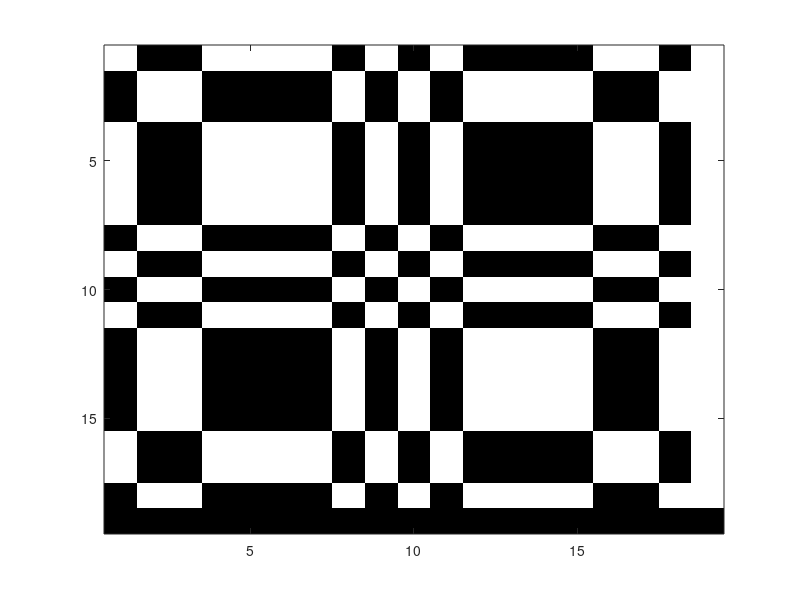

Write MATLAB code to recreate this figure.
function outcome=basicmura()
code1919=[
%%%%%%%%%%%19*191 1 0 0 1 1 1 1 0 1 0 1 0 0 0 0 1 1 0;
1 0 0 1 1 1 1 0 1 0 1 0 0 0 0 1 1 0 1 1 0 0 1 1 1 1 0 1 0 1 0 0 0 0 1 1 0;
0 1 1 0 0 0 0 1 0 1 0 1 1 1 1 0 0 1 1 0 1 1 0 0 0 0 1 0 1 0 1 1 1 1 0 0 1;
0 1 1 0 0 0 0 1 0 1 0 1 1 1 1 0 0 1 1 0 1 1 0 0 0 0 1 0 1 0 1 1 1 1 0 0 1;
1 0 0 1 1 1 1 0 1 0 1 0 0 0 0 1 1 0 1 1 0 0 1 1 1 1 0 1 0 1 0 0 0 0 1 1 0;
1 0 0 1 1 1 1 0 1 0 1 0 0 0 0 1 1 0 1 1 0 0 1 1 1 1 0 1 0 1 0 0 0 0 1 1 0;
1 0 0 1 1 1 1 0 1 0 1 0 0 0 0 1 1 0 1 1 0 0 1 1 1 1 0 1 0 1 0 0 0 0 1 1 0;
1 0 0 1 1 1 1 0 1 0 1 0 0 0 0 1 1 0 1 1 0 0 1 1 1 1 0 1 0 1 0 0 0 0 1 1 0;
0 1 1 0 0 0 0 1 0 1 0 1 1 1 1 0 0 1 1 0 1 1 0 0 0 0 1 0 1 0 1 1 1 1 0 0 1;
1 0 0 1 1 1 1 0 1 0 1 0 0 0 0 1 1 0 1 1 0 0 1 1 1 1 0 1 0 1 0 0 0 0 1 1 0;
0 1 1 0 0 0 0 1 0 1 0 1 1 1 1 0 0 1 1 0 1 1 0 0 0 0 1 0 1 0 1 1 1 1 0 0 1;
1 0 0 1 1 1 1 0 1 0 1 0 0 0 0 1 1 0 1 1 0 0 1 1 1 1 0 1 0 1 0 0 0 0 1 1 0;
0 1 1 0 0 0 0 1 0 1 0 1 1 1 1 0 0 1 1 0 1 1 0 0 0 0 1 0 1 0 1 1 1 1 0 0 1;
0 1 1 0 0 0 0 1 0 1 0 1 1 1 1 0 0 1 1 0 1 1 0 0 0 0 1 0 1 0 1 1 1 1 0 0 1;
0 1 1 0 0 0 0 1 0 1 0 1 1 1 1 0 0 1 1 0 1 1 0 0 0 0 1 0 1 0 1 1 1 1 0 0 1;
0 1 1 0 0 0 0 1 0 1 0 1 1 1 1 0 0 1 1 0 1 1 0 0 0 0 1 0 1 0 1 1 1 1 0 0 1;
1 0 0 1 1 1 1 0 1 0 1 0 0 0 0 1 1 0 1 1 0 0 1 1 1 1 0 1 0 1 0 0 0 0 1 1 0;
1 0 0 1 1 1 1 0 1 0 1 0 0 0 0 1 1 0 1 1 0 0 1 1 1 1 0 1 0 1 0 0 0 0 1 1 0;
0 1 1 0 0 0 0 1 0 1 0 1 1 1 1 0 0 1 1 0 1 1 0 0 0 0 1 0 1 0 1 1 1 1 0 0 1;
0 0 0 0 0 0 0 0 0 0 0 0 0 0 0 0 0 0 0 0 0 0 0 0 0 0 0 0 0 0 0 0 0 0 0 0 0;
1 0 0 1 1 1 1 0 1 0 1 0 0 0 0 1 1 0 1 1 0 0 1 1 1 1 0 1 0 1 0 0 0 0 1 1 0;
0 1 1 0 0 0 0 1 0 1 0 1 1 1 1 0 0 1 1 0 1 1 0 0 0 0 1 0 1 0 1 1 1 1 0 0 1;
0 1 1 0 0 0 0 1 0 1 0 1 1 1 1 0 0 1 1 0 1 1 0 0 0 0 1 0 1 0 1 1 1 1 0 0 1;
1 0 0 1 1 1 1 0 1 0 1 0 0 0 0 1 1 0 1 1 0 0 1 1 1 1 0 1 0 1 0 0 0 0 1 1 0;
1 0 0 1 1 1 1 0 1 0 1 0 0 0 0 1 1 0 1 1 0 0 1 1 1 1 0 1 0 1 0 0 0 0 1 1 0;
1 0 0 1 1 1 1 0 1 0 1 0 0 0 0 1 1 0 1 1 0 0 1 1 1 1 0 1 0 1 0 0 0 0 1 1 0;
1 0 0 1 1 1 1 0 1 0 1 0 0 0 0 1 1 0 1 1 0 0 1 1 1 1 0 1 0 1 0 0 0 0 1 1 0;
0 1 1 0 0 0 0 1 0 1 0 1 1 1 1 0 0 1 1 0 1 1 0 0 0 0 1 0 1 0 1 1 1 1 0 0 1;
1 0 0 1 1 1 1 0 1 0 1 0 0 0 0 1 1 0 1 1 0 0 1 1 1 1 0 1 0 1 0 0 0 0 1 1 0;
0 1 1 0 0 0 0 1 0 1 0 1 1 1 1 0 0 1 1 0 1 1 0 0 0 0 1 0 1 0 1 1 1 1 0 0 1;
1 0 0 1 1 1 1 0 1 0 1 0 0 0 0 1 1 0 1 1 0 0 1 1 1 1 0 1 0 1 0 0 0 0 1 1 0;
0 1 1 0 0 0 0 1 0 1 0 1 1 1 1 0 0 1 1 0 1 1 0 0 0 0 1 0 1 0 1 1 1 1 0 0 1;
0 1 1 0 0 0 0 1 0 1 0 1 1 1 1 0 0 1 1 0 1 1 0 0 0 0 1 0 1 0 1 1 1 1 0 0 1;
0 1 1 0 0 0 0 1 0 1 0 1 1 1 1 0 0 1 1 0 1 1 0 0 0 0 1 0 1 0 1 1 1 1 0 0 1;
0 1 1 0 0 0 0 1 0 1 0 1 1 1 1 0 0 1 1 0 1 1 0 0 0 0 1 0 1 0 1 1 1 1 0 0 1;
1 0 0 1 1 1 1 0 1 0 1 0 0 0 0 1 1 0 1 1 0 0 1 1 1 1 0 1 0 1 0 0 0 0 1 1 0;
1 0 0 1 1 1 1 0 1 0 1 0 0 0 0 1 1 0 1 1 0 0 1 1 1 1 0 1 0 1 0 0 0 0 1 1 0;
0 1 1 0 0 0 0 1 0 1 0 1 1 1 1 0 0 1 1 0 1 1 0 0 0 0 1 0 1 0 1 1 1 1 0 0 1;
];
% [n,m] = size(code1919);
% [xi,yi] = meshgrid(1:0.2:m,1:0.2:n); % ��ɴ��ֵ������������
% zhengzi = interp2(zhengdecode2222,xi,yi,'cubic'); %��Z���ж�ά���Բ�ֵ����������ѡ����忴help
% fanzi = interp2(fanima,xi,yi,'cubic'); %��Z���ж�ά���Բ�ֵ����������ѡ����忴help
% totalzi = interp2(totalima,xi,yi,'cubprintic'); %��Z���ж�ά���Բ�ֵ����������ѡ����忴help
% newto
set(gcf,'position',[0 0 1000 900]);
% imagesc(code1919); 
imagesc(code1919(1:19,1:19)); 

colormap gray;
print(1,'-djpeg','-r300','/home/lxz/TEIPAPER/code1919basic.jpg')
end